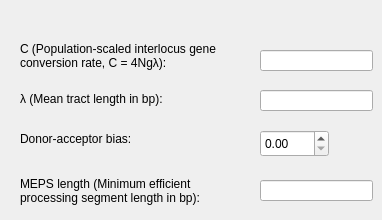
    <widget class="QWidget" name="tab_3">
     <attribute name="title">
      <string>IGC</string>
     </attribute>
     <widget class="QLabel" name="label_13">
      <property name="geometry">
       <rect>
        <x>20</x>
        <y>30</y>
        <width>211</width>
        <height>51</height>
       </rect>
      </property>
      <property name="text">
       <string>C (Population-scaled interlocus gene conversion rate, C = 4Ngλ):</string>
      </property>
      <property name="wordWrap">
       <bool>true</bool>
      </property>
     </widget>
     <widget class="QLabel" name="label_14">
      <property name="geometry">
       <rect>
        <x>20</x>
        <y>90</y>
        <width>201</width>
        <height>17</height>
       </rect>
      </property>
      <property name="text">
       <string>λ (Mean tract length in bp):</string>
      </property>
     </widget>
     <widget class="QLabel" name="label_15">
      <property name="geometry">
       <rect>
        <x>20</x>
        <y>130</y>
        <width>151</width>
        <height>17</height>
       </rect>
      </property>
      <property name="text">
       <string>Donor-acceptor bias:</string>
      </property>
     </widget>
     <widget class="QLabel" name="label_16">
      <property name="geometry">
       <rect>
        <x>20</x>
        <y>170</y>
        <width>221</width>
        <height>41</height>
       </rect>
      </property>
      <property name="text">
       <string>MEPS length (Minimum efficient processing segment length in bp):</string>
      </property>
      <property name="wordWrap">
       <bool>true</bool>
      </property>
     </widget>
     <widget class="QLineEdit" name="C">
      <property name="geometry">
       <rect>
        <x>260</x>
        <y>50</y>
        <width>113</width>
        <height>21</height>
       </rect>
      </property>
     </widget>
     <widget class="QLineEdit" name="lambda">
      <property name="geometry">
       <rect>
        <x>260</x>
        <y>90</y>
        <width>113</width>
        <height>21</height>
       </rect>
      </property>
     </widget>
     <widget class="QLineEdit" name="meps">
      <property name="geometry">
       <rect>
        <x>260</x>
        <y>180</y>
        <width>113</width>
        <height>21</height>
       </rect>
      </property>
     </widget>
     <widget class="QDoubleSpinBox" name="donor_spin">
      <property name="geometry">
       <rect>
        <x>260</x>
        <y>130</y>
        <width>69</width>
        <height>27</height>
       </rect>
      </property>
      <property name="maximum">
       <double>1.000000000000000</double>
      </property>
      <property name="singleStep">
       <double>0.010000000000000</double>
      </property>
     </widget>
    </widget>
